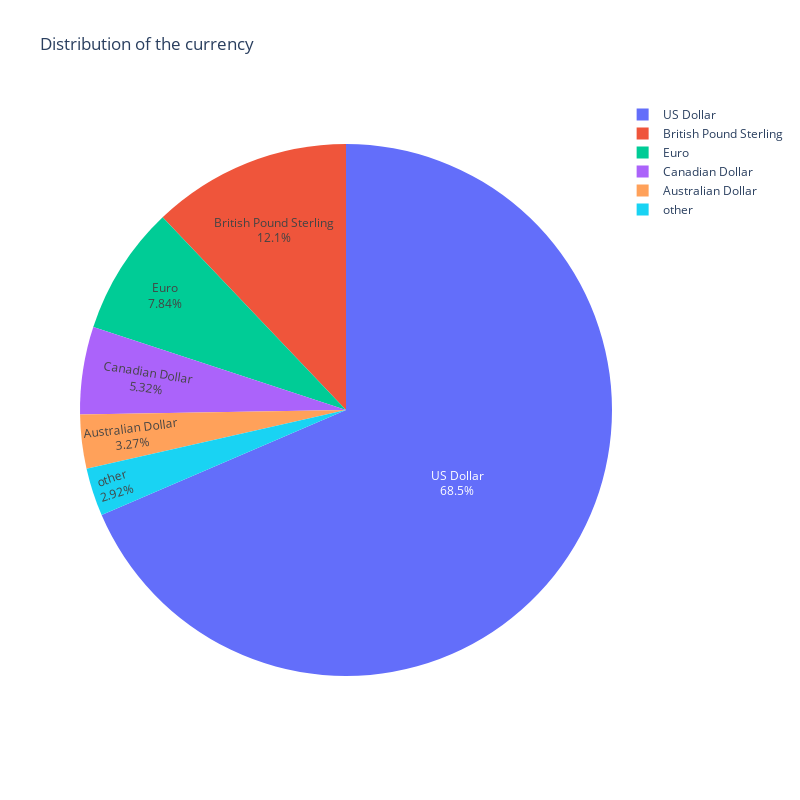

This figure's notebook cell:
### Markdown cell above
## Visualize pie chart for the currency

### Code cell
currency_df = kickstarter_df["currency"].value_counts().to_frame().reset_index()
currency_df["currency"] = currency_df["currency"].map(
    {
        "USD": "US Dollar",
        "GBP": "British Pound Sterling",
        "CAD": "Canadian Dollar",
        "AUD": "Australian Dollar",
        "EUR": "Euro",
        "SEK": "Swedish Krona",
        "NZD": "New Zealand Dollar",
        "DKK": "Danish Krone",
        "NOK": "Norwegian Krone",
        "CHF": "Swiss Franc",
        "MXN": "Mexican Peso",
        "HKD": "Hong Kong Dollar",
        "SGD": "Singapore Dollar",
        "JPY": "Japanese Yen",
    }
)
currency_norm = kickstarter_df.value_counts(["currency"], normalize=True)
currency_df["norm"] = currency_norm.values
currency_df["label"] = currency_df.apply(
    lambda x: x["currency"] if x["norm"] >= 0.03 else "other", axis=1
)
other_currency_df = currency_df[currency_df["label"] == "other"]
currency_df.drop(other_currency_df.index, inplace=True)
group_other_currency_df = other_currency_df.groupby("label").sum().reset_index()
currency_df = pd.concat([currency_df, group_other_currency_df], axis=0)
currency_df.drop(columns=["currency"], inplace=True)
import plotly.graph_objects as go

# Pie chart for the distribution of the country, category, currency, created_at_weekday
# under 3
fig = go.Figure()
fig.add_trace(
    go.Pie(
        labels=currency_df["label"],
        values=currency_df["count"],
        name="currency",
        text=currency_df["label"],
    )
)
fig.update_layout(
    width=800,
    height=800,
    title_text="Distribution of the currency",
    annotations=[
        dict(
            showarrow=False,
            x=0.5,
            y=0.5,
            text="",
            font_size=20,
            font_family="Arial",
        )
    ],
)
fig.show()

### Figure 1 — Plotly figure (JSON) as saved in the notebook; plotly's stock layout.template omitted (floating-point values rounded to 4 significant figures)
{"data": [{"labels": ["US Dollar", "British Pound Sterling", "Euro", "Canadian Dollar", "Australian Dollar", "other"], "name": "currency", "text": ["US Dollar", "British Pound Sterling", "Euro", "Canadian Dollar", "Australian Dollar", "other"], "type": "pie", "values": [14141, 2498, 1618, 1098, 674, 603]}], "layout": {"annotations": [{"font": {"family": "Arial", "size": 20}, "showarrow": false, "text": "", "x": 0.5, "y": 0.5}], "height": 800, "title": {"text": "Distribution of the currency"}, "width": 800}}
